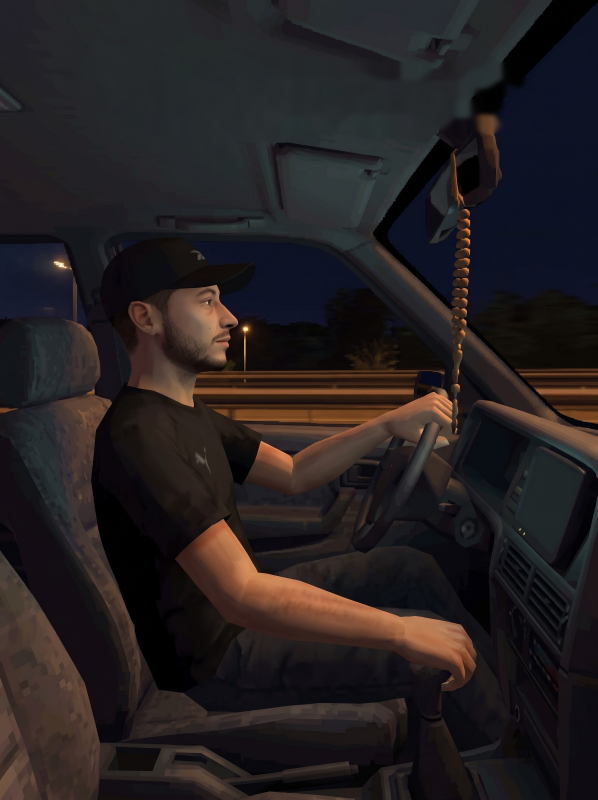
#> input picture klip/selfie_klip/temiz.png, 1792 x 2400 px (shown at 1/3 size)
$ python render.py
#> lines starting #> are read from the running program, lines starting #| are printed output that depends on the picture; after the words box and inside, x2 and y2 are one past the last pixel; in counts of white or black regions, pixels touching at a corner belong together
#!/usr/bin/env python3
"""Samu - Cennetten Bi Parça · arabada gece sürüşü klibi (3:4 dikey).

Tek görselden (temiz.png) sanal kamera hareketleri, geçen sokak lambası
ışıkları, sallanan tespih ve şarkı sözlerine göre zamanlanmış retro oyun
altyazılarıyla klip üretir.

Kullanım:  python3 render.py [cikti.mp4] [baslangic_sn] [bitis_sn]
"""
import json, math, os, re, subprocess, sys
import numpy as np
import cv2
from PIL import Image, ImageDraw, ImageFont
from fontTools.ttLib import TTFont

HERE = os.path.dirname(os.path.abspath(__file__))
ROOT = os.path.dirname(HERE)
SONG = os.path.join(ROOT, 'song.m4a')
W, H, FPS = 1080, 1440, 30
SONG_END = 144.52
END = SONG_END + 3.0           # son yazı için 3 sn ek

OUT = sys.argv[1] if len(sys.argv) > 1 else os.path.join(HERE, 'cikti', 'samu_cennetten_bi_parca_araba.mp4')
T0 = float(sys.argv[2]) if len(sys.argv) > 2 else 0.0
T1 = float(sys.argv[3]) if len(sys.argv) > 3 else END

rng = np.random.default_rng(7)

# ---------------------------------------------------------------- kaynak
src = cv2.imread(os.path.join(HERE, 'temiz.png')).astype(np.float32) / 255.0  # BGR
SH, SW = src.shape[:2]                     # 2400 x 1792
#> SH = 2400; SW = 1792
b, g, r = src[..., 0], src[..., 1], src[..., 2]
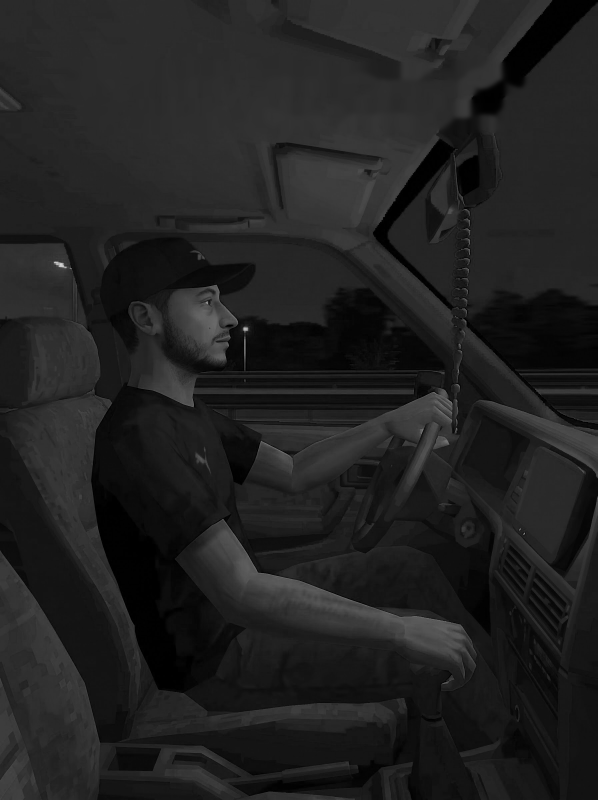
#> b: shape (2400, 1792) float32 (shown at 1/3 size); min 0, max 0.878, mean 0.129
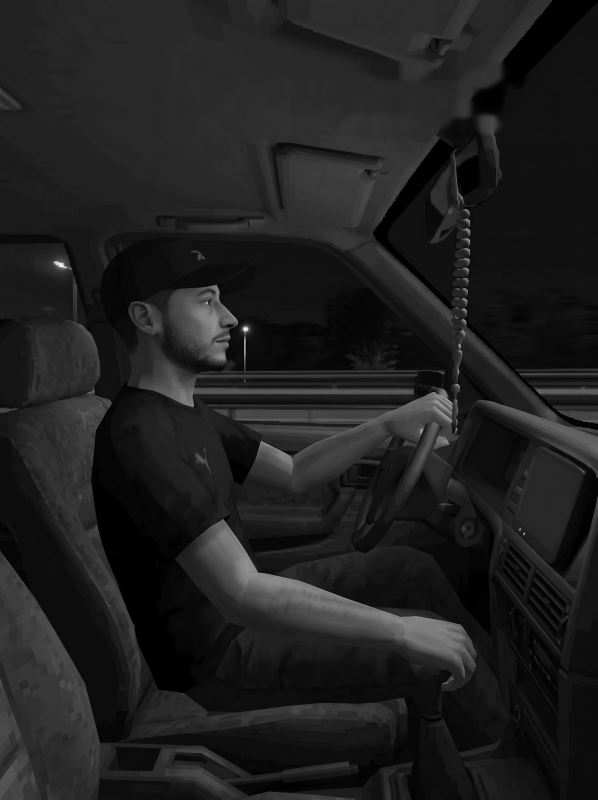
#> g: shape (2400, 1792) float32 (shown at 1/3 size); min 0, max 0.973, mean 0.124
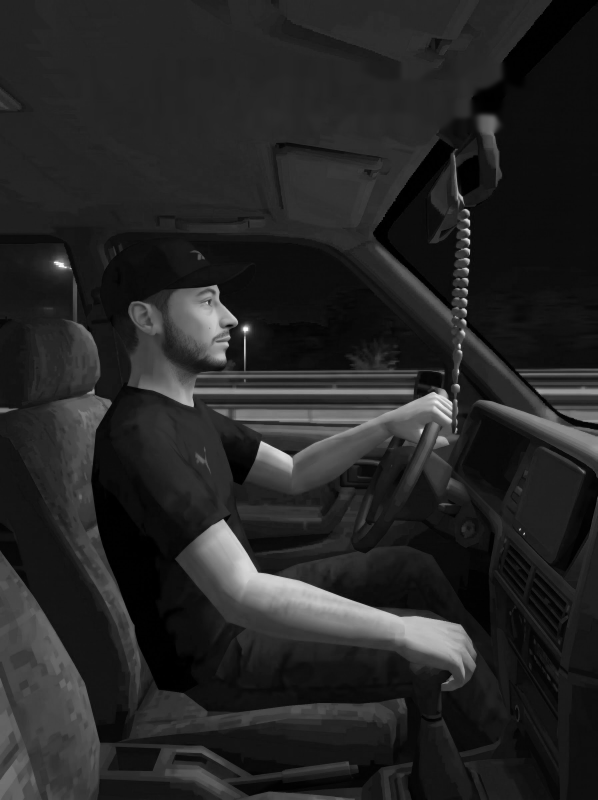
#> r: shape (2400, 1792) float32 (shown at 1/3 size); min 0, max 1, mean 0.146
v = src.max(axis=2)
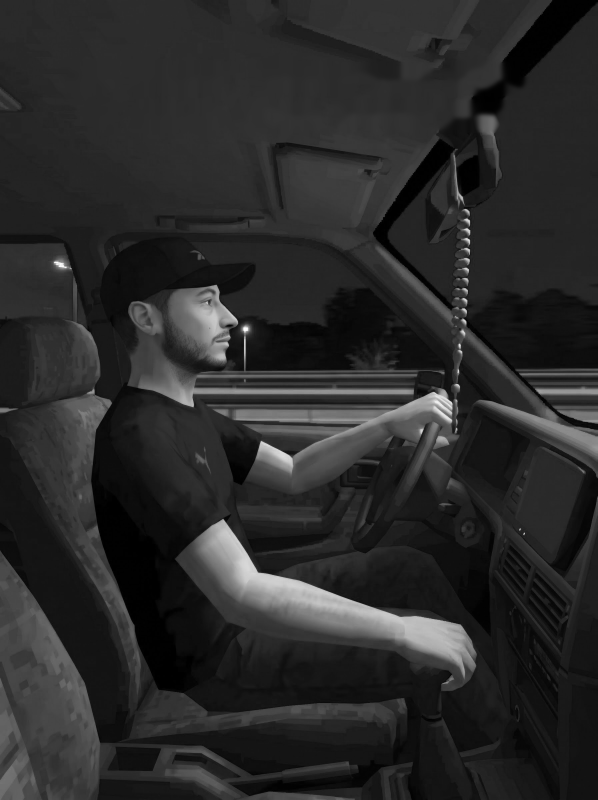
#> v: shape (2400, 1792) float32 (shown at 1/3 size); min 0, max 1, mean 0.165
# gece gökyüzü: koyu lacivert pikseller -> cam arkası maskesi
sky = ((b > r + 0.06) & (b > g + 0.01) & (v < 0.5) & (v > 0.05)).astype(np.float32)
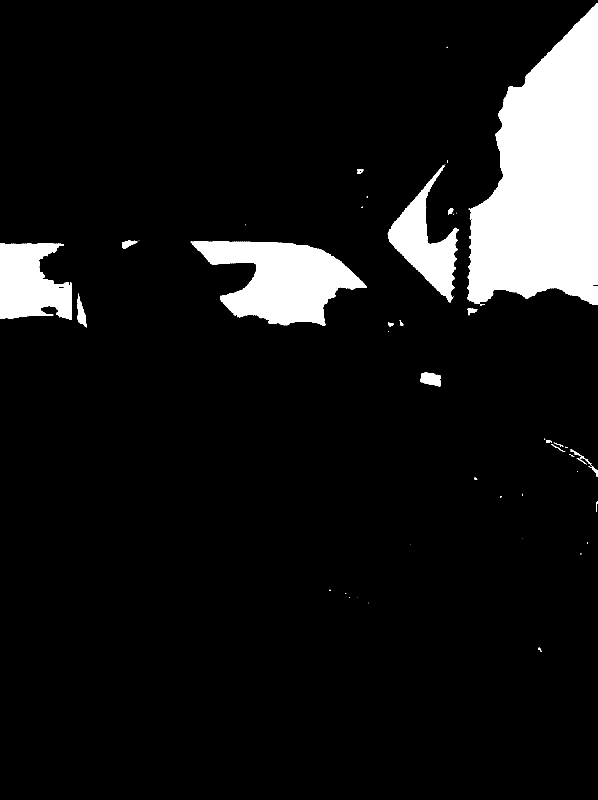
#> sky: shape (2400, 1792) float32 (shown at 1/3 size); values 0 (black) and 1 (white), 9% white; 52 white regions (31 under 20 px), largest, box (x1, y1, x2, y2) and area: (1401, 9, 1792, 918) 237988, (572, 724, 1100, 977) 75111, (0, 731, 216, 959) 36938
sky[1150:] = 0
sky = cv2.morphologyEx(sky, cv2.MORPH_OPEN, np.ones((5, 5), np.uint8))
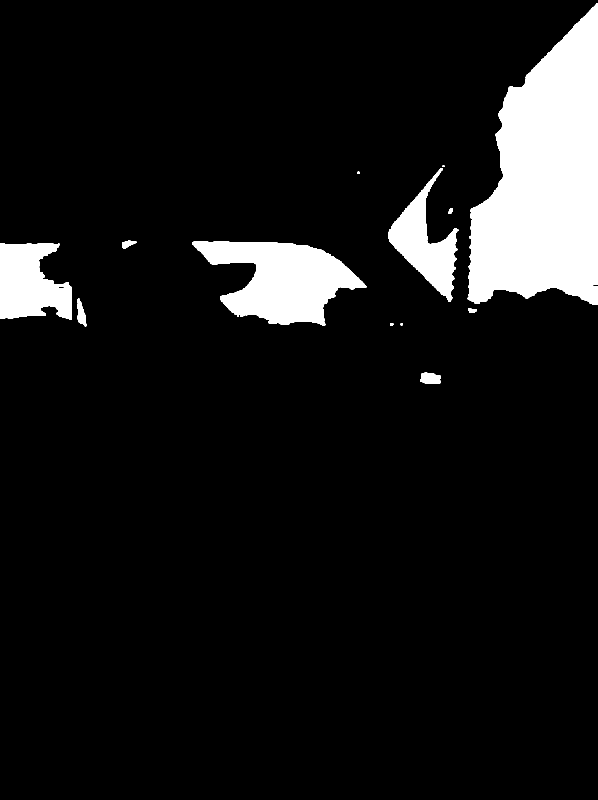
#> sky: shape (2400, 1792) float32 (shown at 1/3 size); values 0 (black) and 1 (white), 9% white; 13 white regions, largest, box (x1, y1, x2, y2) and area: (1403, 10, 1792, 914) 237742, (576, 724, 1099, 976) 74877, (0, 731, 216, 959) 36725
sky = cv2.GaussianBlur(sky, (0, 0), 3)
lum = cv2.cvtColor(src, cv2.COLOR_BGR2GRAY)

# tespih sallanma bölgesi
ROS_X, ROS_TOP, ROS_BOT = 1380, 470, 1300
ros_mask = np.zeros((SH, SW), np.float32)
ros_mask[ROS_TOP:ROS_BOT, ROS_X - 55:ROS_X + 55] = 1
ros_mask = cv2.GaussianBlur(ros_mask, (0, 0), 14)
yy = np.arange(SH, dtype=np.float32)
#> yy = 2400 values from 0 to 2399
ros_lever = np.clip((yy - ROS_TOP) / (ROS_BOT - ROS_TOP), 0, 1)
#> ros_lever = 2400 values from 0 to 1
ros_lever = np.sin(ros_lever * math.pi * 0.85)  # alt uç el/direksiyona değiyor
ROS_Y0, ROS_Y1, ROS_X0, ROS_X1 = 420, 1340, ROS_X - 110, ROS_X + 110

# ---------------------------------------------------------------- müzik
#> (the run stopped early here; a loop or call above may not have finished)
